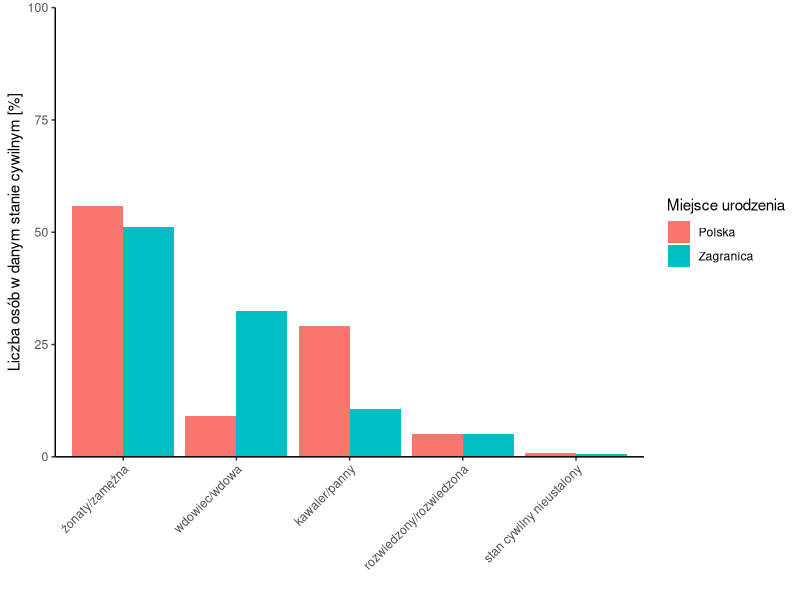

The R script that drew this image:
## ---- chunk 1
knitr::opts_chunk$set(echo = TRUE, fig.align="center")
## ---- chunk 2
library('ggplot2')
library('dplyr')
library('RColorBrewer')

kategorie <- c("kawaler/panny", "żonaty/zamężna", "wdowiec/wdowa", "rozwiedzony/rozwiedzona", "stan cywilny nieustalony")
urodzeni_polska    <- c(29.2, 55.9,  9.2, 5.0, 0.8)
urodzeni_zagranica <- c(10.7, 51.1, 32.5, 5.0, 0.7)
## ---- chunk 3
dane <- data.frame(
    kategorie  = rep(kategorie, 2),
    wartość    = c(urodzeni_polska, urodzeni_zagranica),
    urodzony_w = c(rep("Polska", 5), rep("Zagranica", 5))
)

kategorie_wedlug_sumy <- dane %>%
    group_by(kategorie) %>%
    summarise(suma_w_kategorii = sum(wartość)) %>%
    arrange(-suma_w_kategorii) %>%
    pull(kategorie)
## ---- chunk 4
ggplot(dane, aes(x = kategorie, y = wartość, fill = urodzony_w)) +
    # Geometria
    geom_bar(stat = "identity", position = "dodge") +
    
    # Skale i 
    scale_x_discrete(limits = kategorie_wedlug_sumy) +
    scale_y_continuous(limits = c(0, 100), expand = c(0, 0)) +
    theme_classic() +
    
    # Opisy osi i legendy
    labs(x = "", y = "Liczba osób w danym stanie cywilnym [%]", fill = "Miejsce urodzenia") +
    theme(axis.text.x = element_text(angle = 45, hjust = 1))
